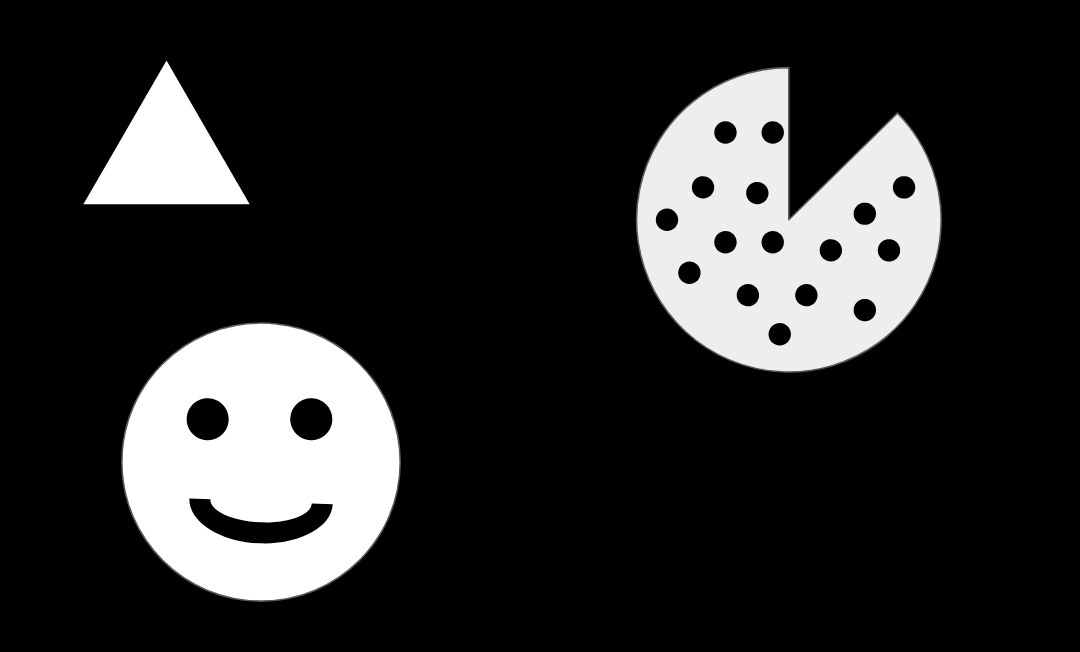
#> input picture DATA/internal_external.png, 1080 x 652 px
$ jupyter execute Contour-Detection.ipynb   (shell and % lines are left out)   (older library calls are emulated)
#> lines starting #> are read from the running program, lines starting #| are printed output that depends on the picture; after the words box and inside, x2 and y2 are one past the last pixel; in counts of white or black regions, pixels touching at a corner belong together
[cell 1]
import cv2
import numpy as np
import matplotlib.pyplot as plt

'''Contours are defined simply as a curve joining all the
continous points(along the boundary), having the same color or intensity.
They are useful for shape analysis and object detection and recogntion'''

image = cv2.imread('../DATA/internal_external.png',0)
#> image is the input picture: shape (652, 1080); min 0, max 255, mean 43.4
#extract internal and external contours
image_return, contours, hierarchy = cv2.findContours(image,cv2.RETR_CCOMP, cv2.CHAIN_APPROX_SIMPLE)
#> contours = 22 contours; largest, box (x1, y1, x2, y2) and area: (635, 66, 942, 373) 64554, (121, 322, 401, 602) 61517, (83, 60, 250, 205) 12042, (189, 498, 333, 544) 3049, (186, 398, 229, 441) 1380

external_contours = np.zeros(image_return.shape)


'''this goes through the contours list and checks if the
hierachy for that corresponding contour is good and if it is, onto the
black external contours (np.zeros), draw on that specific contour and we will
be able to view it'''
#external
for i in range(len(contours)):
    if hierarchy[0][i][3] == -1:
        cv2.drawContours(external_contours,contours,i,255,-1)
#> this loop made 22 passes
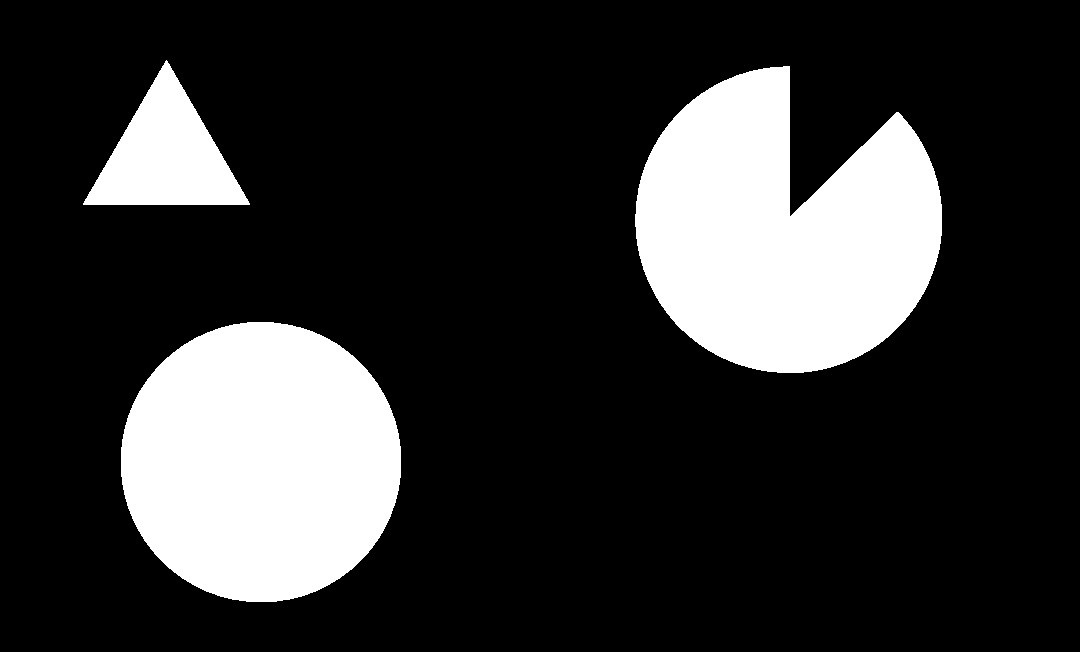
#> external_contours: shape (652, 1080) float64; 19.8% white; 3 white regions, box (x1, y1, x2, y2) and area: (635, 66, 942, 373) 65063, (121, 322, 401, 602) 61914, (83, 60, 250, 205) 12270

internal_contours = np.zeros(image_return.shape)
#internal
for i in range(len(contours)):
    if hierarchy[0][i][3] != -1:
        cv2.drawContours(internal_contours,contours,i,255,-1)
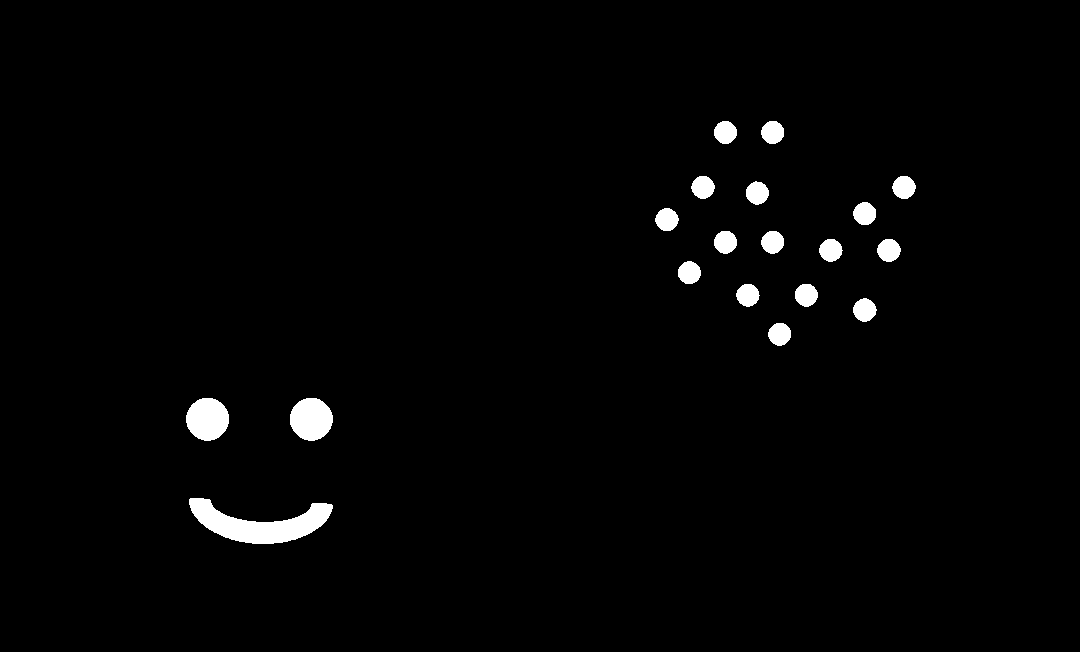
#> internal_contours: shape (652, 1080) float64; 1.8% white; 19 white regions, largest, box (x1, y1, x2, y2) and area: (189, 498, 333, 544) 3207, (186, 398, 229, 441) 1440, (290, 398, 333, 441) 1438


plt.subplot(121)

plt.imshow(internal_contours, cmap='gray', aspect='auto')
plt.title('Internal Contours')

plt.subplot(122)
plt.imshow(external_contours, cmap='gray', aspect='auto')
plt.title('External Contours')
plt.show()
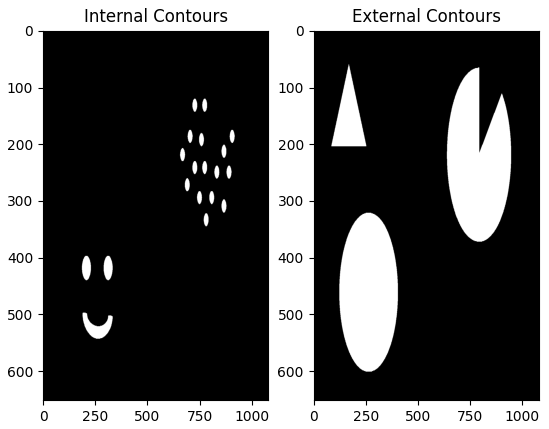
#> figure drawn by matplotlib, 2 panels
print('\n \n')

$ run again, with DATA/five_shapes.PNG copied over DATA/internal_external.png
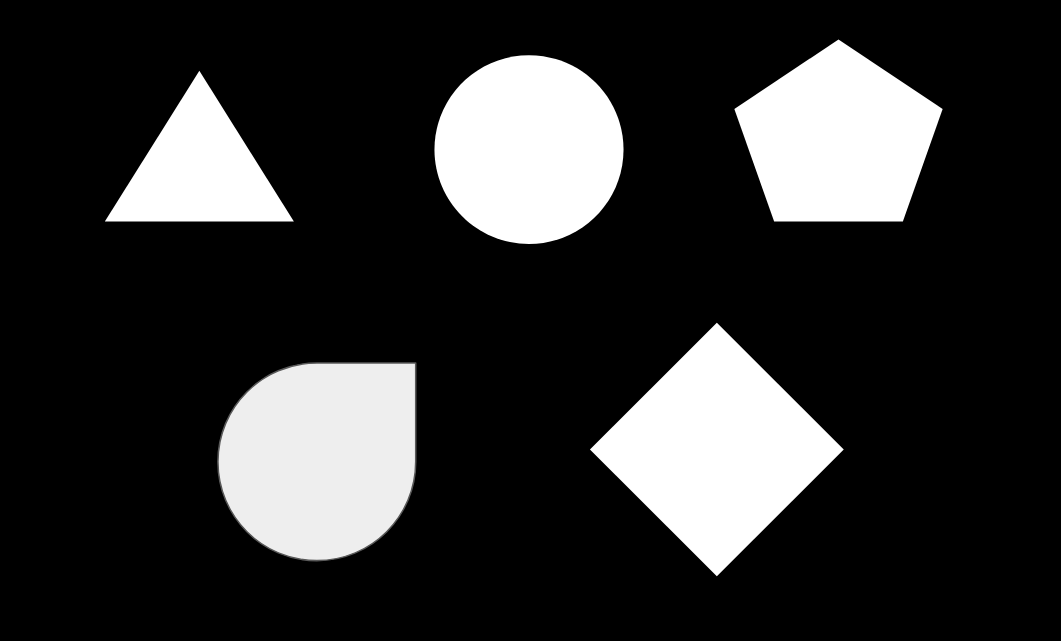
#> input picture DATA/five_shapes.PNG, 1061 x 641 px
#> image is the input picture: shape (641, 1061); min 0, max 255, mean 49.2
#> contours = 5 contours; box (x1, y1, x2, y2) and area: (217, 362, 417, 562) 33297, (590, 322, 844, 577) 32508, (434, 55, 624, 244) 28076, (734, 39, 943, 222) 26303, (105, 70, 294, 222) 14310
#> the loop `for i in range(len(contours)):` made 5 passes
#> after the loop `for i in range(len(contours)):`:
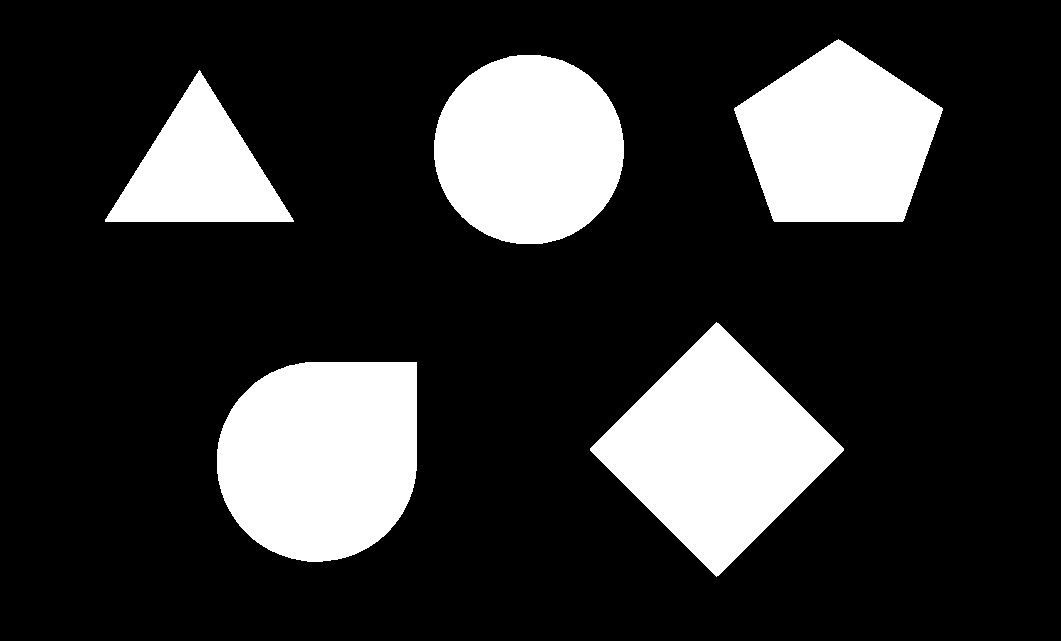
#> external_contours: shape (641, 1061) float64; 20% white; 5 white regions, box (x1, y1, x2, y2) and area: (217, 362, 417, 562) 33609, (590, 322, 844, 577) 32764, (434, 55, 624, 244) 28345, (734, 39, 943, 222) 26585, (105, 70, 294, 222) 14556
#> `plt.show()`:
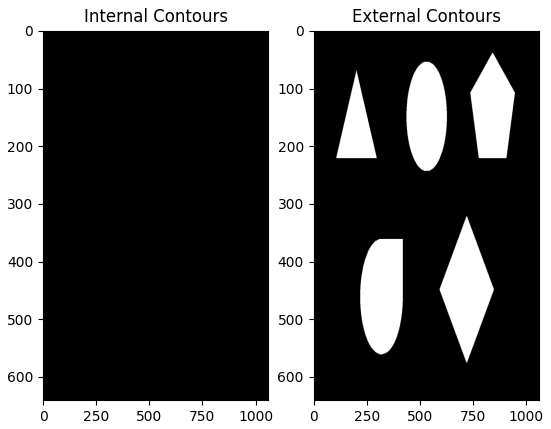
#> figure drawn by matplotlib, 2 panels
